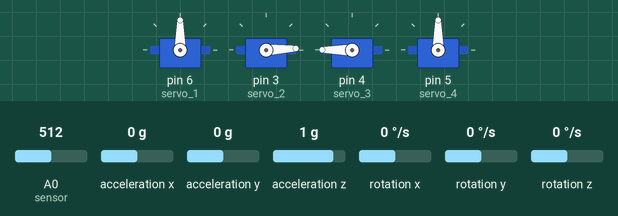
Recording of a sketch running on a simulated Arduino Nano, built with avr-gcc and run on an emulated ATmega328P. Shown: 4 × servo. Wiring (inferred from the names in the program): MPU-6050 motion sensor at I2C address 0x68. Inputs (shaded band) come from the test bench; at power-on: acceleration x 0 g, acceleration y 0 g, A0 (sensor) = 512, acceleration z 1 g, rotation x 0 °/s, rotation y 0 °/s, rotation z 0 °/s. What the sketch prints to the serial monitor is not drawn.

Above: at 1.2 s.
1.3 s: acceleration x set to 0.8 g
At 2.3 s:
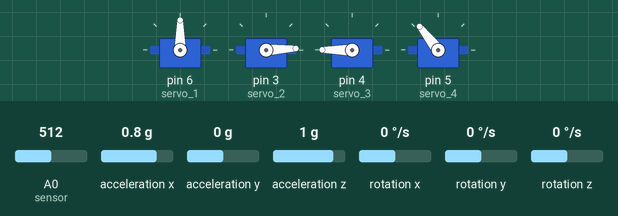
2.9 s: acceleration y set to -1.4 g
At 4.1 s:
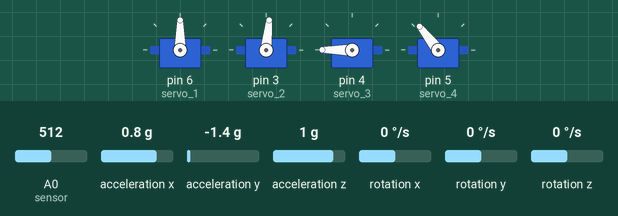
4.5 s: A0 (sensor) set to 738
7.5 s: A0 (sensor) set to 765
At 8.7 s:
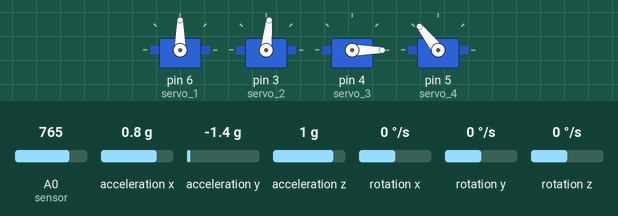
9.0 s: acceleration z set to 1.4 g
At 10.3 s:
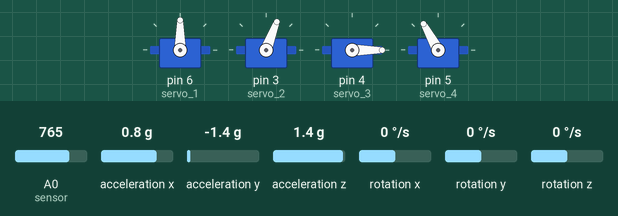
10.6 s: acceleration y set to 1.4 g
At 11.3 s:
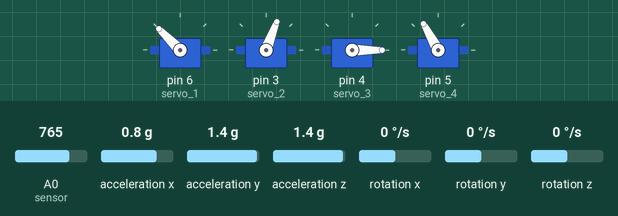
Timing chart, 0 to 13.1 s (numbered marks = the images above; inputs shaded):
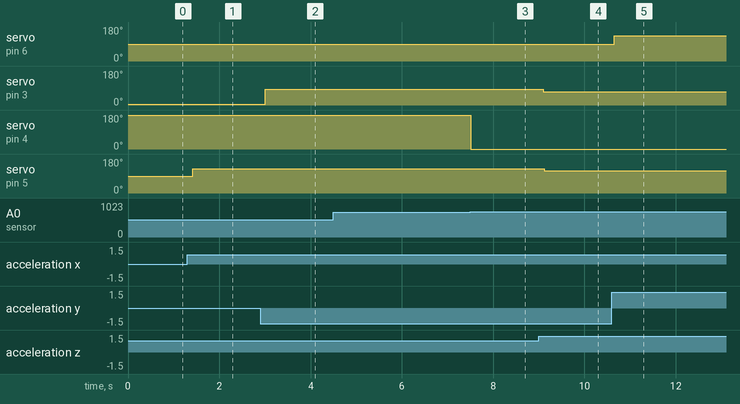

Measured:
- the behaviour switches between 750 and 751 on A0 (sensor) (found by bisection; images 2 and 3)
- after the input at 1.3 s, servo on pin 5 (servo_4): 90° → 128° after 0.12 s
- after the input at 2.9 s, servo on pin 3 (servo_2): 3° → 84° after 0.11 s
- after the input at 4.5 s, every drawn part: stays the same
- after the input at 7.5 s, servo on pin 4 (servo_3): 180° → 0° at once
- after the input at 9.0 s, servo on pin 3 (servo_2): 84° → 69° after 0.09 s; servo on pin 5 (servo_4): 128° → 119° after 0.12 s
- after the input at 10.6 s, servo on pin 6 (servo_1): 90° → 135° after 0.05 s

The sketch:

Robotic_code_part.ino
```cpp
//Code for Gesture Controlled Robotic ARM (Arduino Nano & MPU6050)

//Circuit Digest


#include <Wire.h>  //I2C Wire Library

#include <Servo.h>  //Servo Motor Library


Servo servo_1;

Servo servo_2;

Servo servo_3;

Servo servo_4;


const int MPU_addr = 0x68;  //MPU6050 I2C Address

int16_t axis_X, axis_Y, axis_Z;

int minVal = 0;

int maxVal = 800;


double x;

double y;

double z;


void setup()

{

  Serial.begin(9600);


  Wire.begin();  //Initilize I2C Communication

  Wire.beginTransmission(MPU_addr);  //Start communication with MPU6050

  Wire.write(0x6B);  //Writes to Register 6B

  Wire.write(0);  //Writes 0 into 6B Register to Reset

  Wire.endTransmission(true);  //Ends I2C transmission


  servo_1.attach(6);  // Forward/Reverse_Motor

  servo_2.attach(3);  // Up/Down_Motor

  servo_3.attach(4);  // Gripper_Motor

  servo_4.attach(5);  // Left/Right_Motor
}


void loop()

{

  Wire.beginTransmission(MPU_addr);

  Wire.write(0x3B);  //Start with regsiter 0x3B

  Wire.endTransmission(false);

  Wire.requestFrom(MPU_addr, 14, true);  //Read 14 Registers


  axis_X = Wire.read() << 8 | Wire.read();  //Reads the MPU6050 X,Y,Z AXIS Value

  axis_Y = Wire.read() << 8 | Wire.read();

  axis_Z = Wire.read() << 8 | Wire.read();


  int xAng = map(axis_X, minVal, maxVal, -90, 90);  // Maps axis values in terms of -90 to +90

  int yAng = map(axis_Y, minVal, maxVal, -90, 90);

  int zAng = map(axis_Z, minVal, maxVal, -90, 90);


  x = RAD_TO_DEG * (atan2(-yAng, -zAng) + PI);  //Formula to convert into degree

  y = RAD_TO_DEG * (atan2(-xAng, -zAng) + PI);

  z = RAD_TO_DEG * (atan2(-yAng, -xAng) + PI);

  Serial.println(x);
  Serial.println(y);
  Serial.println(z);


  int gripper;

  int flex_sensorip = analogRead(A0);  //Reads flex sensor output


  if (flex_sensorip > 750)

  {

    gripper = 0;

  }

  else

  {

    gripper = 180;
  }


  servo_3.write(gripper);  //Writes gripper value to 3rd servo motor


  if (x >= 0 && x <= 60)

  {

    int mov1 = map(x, 0, 60, 0, 180);

    Serial.print("Movement in F/R = ");

    Serial.print(mov1);

    Serial.println((char)176);

    servo_1.write(mov1);

  }


  else if (x >= 300 && x <= 360)

  {

    int mov2 = map(x, 360, 300, 0, 90);

    Serial.print("Movement in Up/Down = ");

    Serial.print(mov2);

    Serial.println((char)176);

    servo_2.write(mov2);
  }


  if (y >= 0 && y <= 90)

  {

    int mov3 = map(y, 0, 90, 90, 180);

    Serial.print("Movement in Left = ");

    Serial.print(mov3);

    Serial.println((char)176);

    servo_4.write(mov3);

  }
}
```
